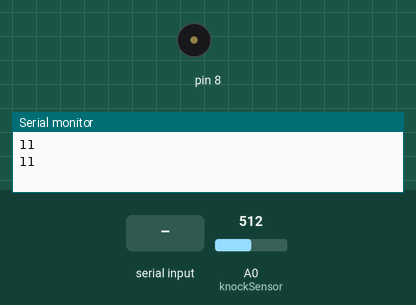
Simulated run of this sketch. Board: Arduino Uno, built with avr-gcc and run on an emulated ATmega328P. Shown: buzzer (waves = sounding), the last lines printed to the serial monitor. The inputs (shaded band) are chosen by the test bench; at power-on: A0 (knockSensor) = 512.

Above: at 5.9 s.
6.0 s: "1" received over Serial
At 7.1 s:
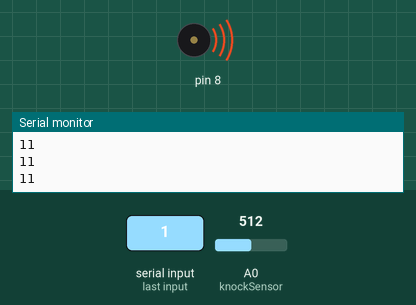
9.0 s: "0" received over Serial
At 11.8 s:
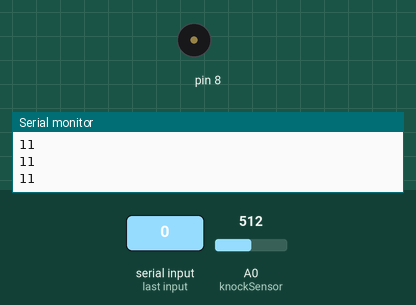
12.0 s: "2" received over Serial
At 12.7 s:
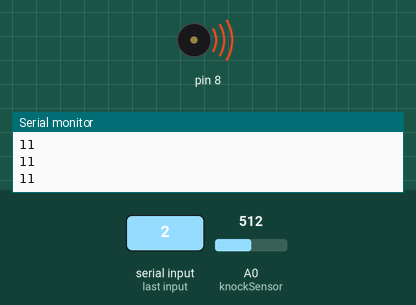
Timing chart, 0 to 15.7 s (numbered marks = the images above; inputs shaded):
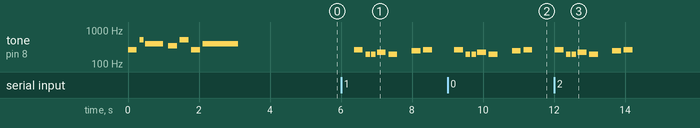

Measured:
- after the input at 6.0 s, tone on pin 8: plays 262 Hz for 0.25 s, 196 Hz for 0.13 s, 196 Hz for 0.13 s, 220 Hz for 0.25 s, 196 Hz for 0.25 s, 247 Hz for 0.25 s … (7 notes in this stretch), starting after 0.37 s
- after the input at 9.0 s, tone on pin 8: plays 262 Hz for 0.25 s, 196 Hz for 0.13 s, 196 Hz for 0.13 s, 220 Hz for 0.25 s, 196 Hz for 0.25 s, 247 Hz for 0.25 s … (7 notes in this stretch), starting after 0.19 s
- after the input at 12.0 s, tone on pin 8: plays 262 Hz for 0.25 s, 196 Hz for 0.13 s, 196 Hz for 0.13 s, 220 Hz for 0.25 s, 196 Hz for 0.25 s, 247 Hz for 0.25 s … (7 notes in this stretch), starting at once

The sketch:

taptic_controller.ino
```cpp
#include "pitches.h"

// Constants
const int knockSensor = 0;
const int threshold = 5;
const int knockFadeTime = 50;     // milliseconds we allow a knock to fade before we listen for another one. (Debounce timer.)
const int timeout = 500;

// Startup sound
int startupNotes[] = {
  NOTE_C4, NOTE_C5, NOTE_G4, NOTE_F4, NOTE_C5, NOTE_C4, NOTE_G4, 0
};
int startupDurations[] = {
  4, 8, 2, 4, 4, 4, 1, 1
};


// Notification sound
int notificationNotes[] = {
  NOTE_C4, NOTE_G3, NOTE_G3, NOTE_A3, NOTE_G3, 0, NOTE_B3, NOTE_C4
};

// note durations: 4 = quarter note, 8 = eighth note, etc.:
int notificationDurations[] = {
  4, 8, 8, 4, 4, 4, 4, 4
};

// Variables
int knockSensorValue = 0;

void setup() {
  // put your setup code here, to run once:
  Serial.begin(9600);
  play(startupNotes, startupDurations);
}

void loop() {
  knockSensorValue = analogRead(knockSensor);
  if (threshold < knockSensorValue) {
       delay(knockFadeTime);
       listen();
  }

  if (Serial.available() > 0) {
    play(notificationNotes, notificationDurations);
    Serial.read();
  }
}

void listen() {
  int knockNumber=1;               // Counter
  int startTime=millis();          // Reference for when this knock started
  int now=millis();
  do {
    // Listen
    knockSensorValue = analogRead(knockSensor);
    if (threshold < knockSensorValue) {
       knockNumber++;
       delay(knockFadeTime);
    }

    now=millis();

  } while (now - startTime < timeout);

  Serial.println(knockNumber);
}

void play(int* melody, int* noteDurations) {
  // iterate over the notes of the melody:
  for (int thisNote = 0; thisNote < 8; thisNote++) {

    // to calculate the note duration, take one second divided by the note type.
    //e.g. quarter note = 1000 / 4, eighth note = 1000/8, etc.
    int noteDuration = 1000 / noteDurations[thisNote];
    tone(8, melody[thisNote], noteDuration);

    // to distinguish the notes, set a minimum time between them.
    // the note's duration + 30% seems to work well:
    int pauseBetweenNotes = noteDuration * 1.30;
    delay(pauseBetweenNotes);
    // stop the tone playing:
    noTone(8);
  }
}
```

pitches.h
```cpp
/*************************************************
   Public Constants
 *************************************************/

#define NOTE_B0  31
#define NOTE_C1  33
#define NOTE_CS1 35
#define NOTE_D1  37
#define NOTE_DS1 39
#define NOTE_E1  41
#define NOTE_F1  44
#define NOTE_FS1 46
#define NOTE_G1  49
#define NOTE_GS1 52
#define NOTE_A1  55
#define NOTE_AS1 58
#define NOTE_B1  62
#define NOTE_C2  65
#define NOTE_CS2 69
#define NOTE_D2  73
#define NOTE_DS2 78
#define NOTE_E2  82
#define NOTE_F2  87
#define NOTE_FS2 93
#define NOTE_G2  98
#define NOTE_GS2 104
#define NOTE_A2  110
#define NOTE_AS2 117
#define NOTE_B2  123
#define NOTE_C3  131
#define NOTE_CS3 139
#define NOTE_D3  147
#define NOTE_DS3 156
#define NOTE_E3  165
#define NOTE_F3  175
#define NOTE_FS3 185
#define NOTE_G3  196
#define NOTE_GS3 208
#define NOTE_A3  220
#define NOTE_AS3 233
#define NOTE_B3  247
#define NOTE_C4  262
#define NOTE_CS4 277
#define NOTE_D4  294
#define NOTE_DS4 311
#define NOTE_E4  330
#define NOTE_F4  349
#define NOTE_FS4 370
#define NOTE_G4  392
#define NOTE_GS4 415
#define NOTE_A4  440
#define NOTE_AS4 466
#define NOTE_B4  494
#define NOTE_C5  523
#define NOTE_CS5 554
#define NOTE_D5  587
#define NOTE_DS5 622
#define NOTE_E5  659
#define NOTE_F5  698
#define NOTE_FS5 740
#define NOTE_G5  784
#define NOTE_GS5 831
#define NOTE_A5  880
#define NOTE_AS5 932
#define NOTE_B5  988
#define NOTE_C6  1047
#define NOTE_CS6 1109
#define NOTE_D6  1175
#define NOTE_DS6 1245
#define NOTE_E6  1319
#define NOTE_F6  1397
#define NOTE_FS6 1480
#define NOTE_G6  1568
#define NOTE_GS6 1661
#define NOTE_A6  1760
#define NOTE_AS6 1865
#define NOTE_B6  1976
#define NOTE_C7  2093
#define NOTE_CS7 2217
#define NOTE_D7  2349
#define NOTE_DS7 2489
#define NOTE_E7  2637
#define NOTE_F7  2794
#define NOTE_FS7 2960
#define NOTE_G7  3136
#define NOTE_GS7 3322
#define NOTE_A7  3520
#define NOTE_AS7 3729
#define NOTE_B7  3951
#define NOTE_C8  4186
#define NOTE_CS8 4435
#define NOTE_D8  4699
#define NOTE_DS8 4978
```
